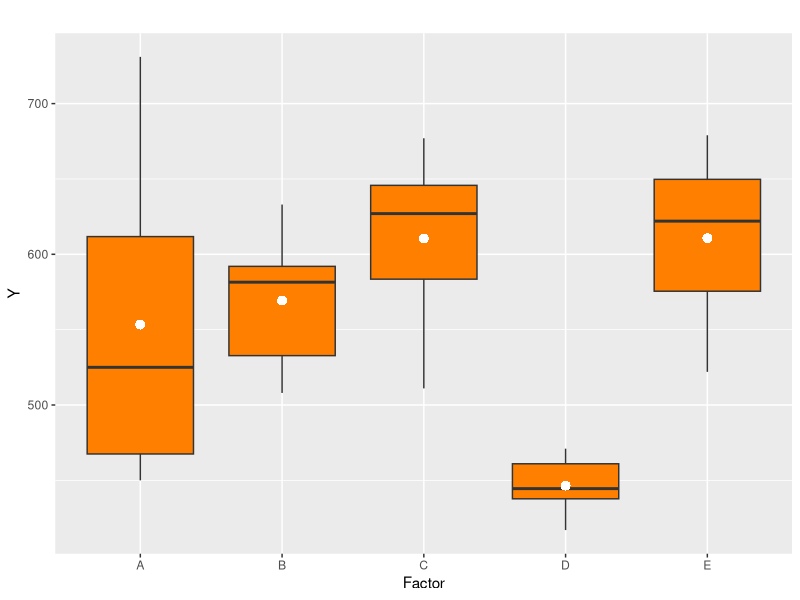
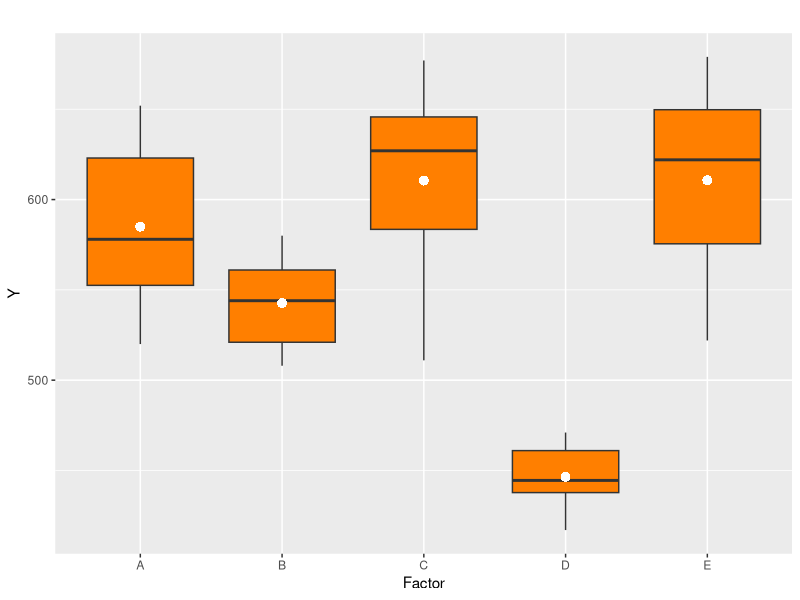

The R source for these figures, in order:
## ---- chunk 1
knitr::opts_chunk$set(echo = TRUE, comment = NA)


# colores
c1="#FF7F00"
c2="#=EB0C6"
c3="#034A94"
c4="#686868"
## ---- chunk 2
library(ggplot2)
datos=data.frame(y1=c(551,457,450,731,499,632,
                    595,580,508,583,633,517,
                    639,615,511,573,648,677,
                    471,449,440,437,417,465,
                    563,631,522,613,656,679),
                x1=rep(c("A","B","C","D","E"), each=6))
ggplot2::ggplot(data=datos, aes(x=x1, y=y1), fill=x1)+
  geom_boxplot(fill=c1)+
    stat_summary(fun = "mean", geom = "point", shape = 16,
               size =3, color = "white")+
  labs(title="",
        x ="Factor", y = "Y")

## ---- chunk 3
library(ggplot2)
datos=data.frame(y1=c(551,557,520,631,599,652,
                    555,580,508,563,533,517,
                    639,615,511,573,648,677,
                    471,449,440,437,417,465,
                    563,631,522,613,656,679),
                x1=rep(c("A","B","C","D","E"), each=6))
ggplot2::ggplot(data=datos, aes(x=x1, y=y1), fill=x1)+
  geom_boxplot(fill=c1)+
    stat_summary(fun = "mean", geom = "point", shape = 16,
               size = 3, color = "white")+
    labs(title="",
        x ="Factor", y = "Y")

anova<-aov(y1 ~x1, datos)
summary(anova)

## ---- chunk 4
library(tidyverse)
library(kableExtra)
tmeans=aggregate(y1~x1, datos, mean)
colnames(tmeans)<-c("Tratamientos", "medias")
tmeans
TukeyHSD(anova)
